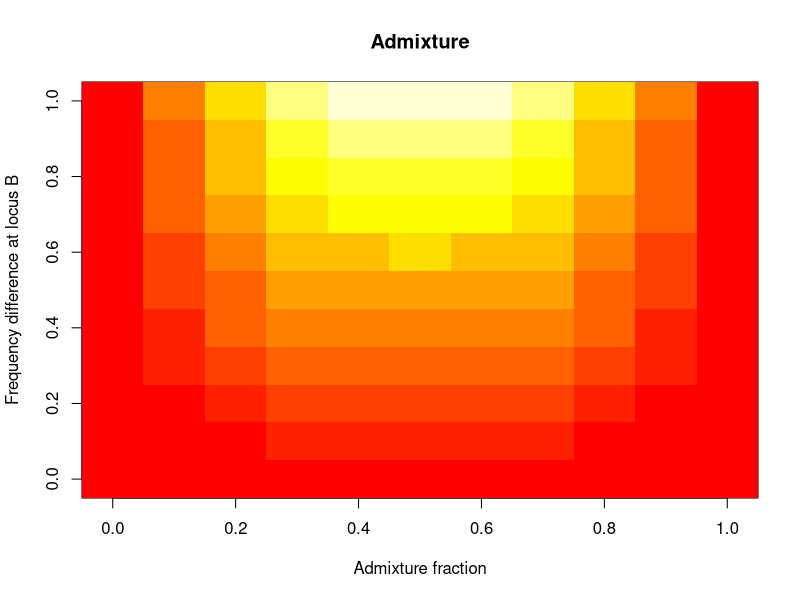
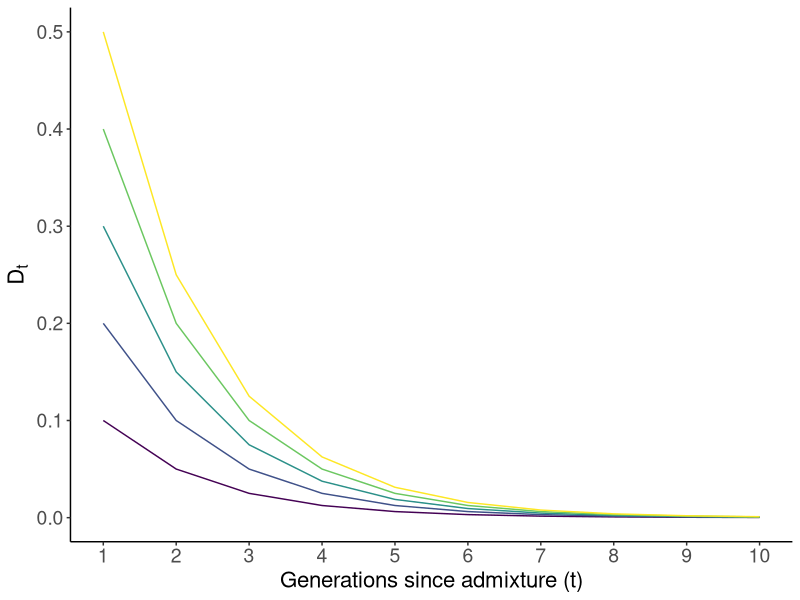

Recreate these plots in R, in order.
## ---- chunk 1

#create matrix to store D
dmat = matrix(NA, nrow = 11, ncol = 11)
alpha = seq(0, 1, 0.1) # range of values of admixture fraction
fdiff = seq(0, 1, 0.1) # range of values of frequency difference at locus A. assume difference at locus B is 1.

for(i in 1:11){
  for(j in 1:11){
    dmat[i,j] = alpha[i]*(1 - alpha[i]) * 1 * fdiff[j]
  }
}

image(dmat, main = "Admixture", col = heat.colors(12), 
      xlab = "Admixture fraction", ylab = "Frequency difference at locus B")


## ---- chunk 2

suppressPackageStartupMessages(library(ggplot2))
#range of values of d0 (LD at time of admixture)
d0 = seq(0.1, 0.5, 0.1)
dtmat = matrix(NA, nrow = 5, ncol = 10) # matrix to store values of dt

for(i in 1:5){
  dt = d0[i]
  for(j in 1:10){
    dtmat[i,j] = dt
    dt = d0[i]*(0.5)^j
  }
}

dtmat = reshape2::melt(dtmat)

colnames(dtmat) = c("d0","g","Dt")
ggplot(dtmat, 
                aes(g, Dt, group = d0, color = d0))+
  geom_line()+
  theme_classic()+
  theme(legend.position = "none",
        axis.text = element_text(size = 14),
        axis.title = element_text(size = 16))+
  scale_color_viridis_c()+
  scale_x_continuous(breaks = c(1:10))+
  labs(x = "Generations since admixture (t)",
       y = bquote(D[t]))

